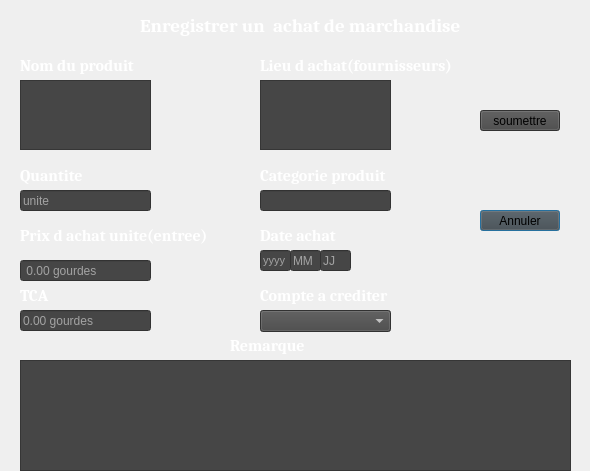
<?xml version="1.0" encoding="UTF-8"?>
<ui version="4.0">
 <class>achat</class>
 <widget class="QDialog" name="achat">
  <property name="geometry">
   <rect>
    <x>0</x>
    <y>0</y>
    <width>590</width>
    <height>471</height>
   </rect>
  </property>
  <property name="windowTitle">
   <string>achat</string>
  </property>
  <property name="windowIcon">
   <iconset resource="../../Documents/Menu/logo1.qrc">
    <normaloff>:/menu/logo1/logo.png</normaloff>:/menu/logo1/logo.png</iconset>
  </property>
  <widget class="QLabel" name="label">
   <property name="geometry">
    <rect>
     <x>140</x>
     <y>10</y>
     <width>341</width>
     <height>31</height>
    </rect>
   </property>
   <property name="font">
    <font>
     <family>Cambria</family>
     <pointsize>14</pointsize>
     <weight>75</weight>
     <bold>true</bold>
    </font>
   </property>
   <property name="styleSheet">
    <string notr="true">color: rgb(255, 255, 255);</string>
   </property>
   <property name="text">
    <string>Enregistrer un  achat de marchandise </string>
   </property>
  </widget>
  <widget class="QLabel" name="label_2">
   <property name="geometry">
    <rect>
     <x>20</x>
     <y>50</y>
     <width>121</width>
     <height>31</height>
    </rect>
   </property>
   <property name="font">
    <font>
     <family>Cambria</family>
     <pointsize>12</pointsize>
     <weight>75</weight>
     <bold>true</bold>
    </font>
   </property>
   <property name="styleSheet">
    <string notr="true">color: rgb(255, 255, 255);</string>
   </property>
   <property name="text">
    <string>Nom du produit</string>
   </property>
  </widget>
  <widget class="QLabel" name="label_3">
   <property name="geometry">
    <rect>
     <x>20</x>
     <y>280</y>
     <width>51</width>
     <height>31</height>
    </rect>
   </property>
   <property name="font">
    <font>
     <family>Cambria</family>
     <pointsize>12</pointsize>
     <weight>75</weight>
     <bold>true</bold>
    </font>
   </property>
   <property name="styleSheet">
    <string notr="true">color: rgb(255, 255, 255);</string>
   </property>
   <property name="text">
    <string>TCA</string>
   </property>
  </widget>
  <widget class="QLabel" name="label_4">
   <property name="geometry">
    <rect>
     <x>20</x>
     <y>160</y>
     <width>121</width>
     <height>31</height>
    </rect>
   </property>
   <property name="font">
    <font>
     <family>Cambria</family>
     <pointsize>12</pointsize>
     <weight>75</weight>
     <bold>true</bold>
    </font>
   </property>
   <property name="styleSheet">
    <string notr="true">color: rgb(255, 255, 255);</string>
   </property>
   <property name="text">
    <string>Quantite </string>
   </property>
  </widget>
  <widget class="QLabel" name="label_5">
   <property name="geometry">
    <rect>
     <x>20</x>
     <y>220</y>
     <width>201</width>
     <height>31</height>
    </rect>
   </property>
   <property name="font">
    <font>
     <family>Cambria</family>
     <pointsize>12</pointsize>
     <weight>75</weight>
     <bold>true</bold>
    </font>
   </property>
   <property name="styleSheet">
    <string notr="true">color: rgb(255, 255, 255);</string>
   </property>
   <property name="text">
    <string>Prix d achat unite(entree)</string>
   </property>
  </widget>
  <widget class="QPushButton" name="pushButton">
   <property name="geometry">
    <rect>
     <x>480</x>
     <y>210</y>
     <width>80</width>
     <height>21</height>
    </rect>
   </property>
   <property name="styleSheet">
    <string notr="true">background-color: rgb(70, 70, 70);</string>
   </property>
   <property name="text">
    <string>Annuler</string>
   </property>
  </widget>
  <widget class="QPushButton" name="acheter">
   <property name="geometry">
    <rect>
     <x>480</x>
     <y>110</y>
     <width>80</width>
     <height>21</height>
    </rect>
   </property>
   <property name="styleSheet">
    <string notr="true">background-color: rgb(70, 70, 70);</string>
   </property>
   <property name="text">
    <string>soumettre</string>
   </property>
  </widget>
  <widget class="QLabel" name="label_6">
   <property name="geometry">
    <rect>
     <x>260</x>
     <y>220</y>
     <width>131</width>
     <height>31</height>
    </rect>
   </property>
   <property name="font">
    <font>
     <family>Cambria</family>
     <pointsize>12</pointsize>
     <weight>75</weight>
     <bold>true</bold>
    </font>
   </property>
   <property name="styleSheet">
    <string notr="true">color: rgb(255, 255, 255);</string>
   </property>
   <property name="text">
    <string>Date achat</string>
   </property>
  </widget>
  <widget class="QLabel" name="label_7">
   <property name="geometry">
    <rect>
     <x>260</x>
     <y>50</y>
     <width>201</width>
     <height>31</height>
    </rect>
   </property>
   <property name="font">
    <font>
     <family>Cambria</family>
     <pointsize>12</pointsize>
     <weight>75</weight>
     <bold>true</bold>
    </font>
   </property>
   <property name="styleSheet">
    <string notr="true">color: rgb(255, 255, 255);</string>
   </property>
   <property name="text">
    <string>Lieu d achat(fournisseurs)</string>
   </property>
  </widget>
  <widget class="QLabel" name="label_8">
   <property name="geometry">
    <rect>
     <x>260</x>
     <y>160</y>
     <width>141</width>
     <height>31</height>
    </rect>
   </property>
   <property name="font">
    <font>
     <family>Cambria</family>
     <pointsize>12</pointsize>
     <weight>75</weight>
     <bold>true</bold>
    </font>
   </property>
   <property name="styleSheet">
    <string notr="true">color: rgb(255, 255, 255);</string>
   </property>
   <property name="text">
    <string>Categorie produit</string>
   </property>
  </widget>
  <widget class="QLineEdit" name="categorie">
   <property name="geometry">
    <rect>
     <x>260</x>
     <y>190</y>
     <width>131</width>
     <height>21</height>
    </rect>
   </property>
   <property name="styleSheet">
    <string notr="true">background-color: rgb(70, 70, 70);
color: rgb(255, 255, 255);</string>
   </property>
   <property name="clearButtonEnabled">
    <bool>true</bool>
   </property>
  </widget>
  <widget class="QLabel" name="label_9">
   <property name="geometry">
    <rect>
     <x>230</x>
     <y>330</y>
     <width>131</width>
     <height>31</height>
    </rect>
   </property>
   <property name="font">
    <font>
     <family>Cambria</family>
     <pointsize>12</pointsize>
     <weight>75</weight>
     <bold>true</bold>
    </font>
   </property>
   <property name="styleSheet">
    <string notr="true">color: rgb(255, 255, 255);</string>
   </property>
   <property name="text">
    <string>Remarque</string>
   </property>
  </widget>
  <widget class="QLineEdit" name="quantite">
   <property name="geometry">
    <rect>
     <x>20</x>
     <y>190</y>
     <width>131</width>
     <height>21</height>
    </rect>
   </property>
   <property name="styleSheet">
    <string notr="true">background-color: rgb(70, 70, 70);
color: rgb(255, 255, 255);</string>
   </property>
   <property name="placeholderText">
    <string>unite</string>
   </property>
   <property name="clearButtonEnabled">
    <bool>true</bool>
   </property>
  </widget>
  <widget class="QLineEdit" name="prix">
   <property name="geometry">
    <rect>
     <x>20</x>
     <y>260</y>
     <width>131</width>
     <height>21</height>
    </rect>
   </property>
   <property name="styleSheet">
    <string notr="true">background-color: rgb(70, 70, 70);
color: rgb(255, 255, 255);</string>
   </property>
   <property name="placeholderText">
    <string> 0.00 gourdes</string>
   </property>
   <property name="clearButtonEnabled">
    <bool>true</bool>
   </property>
  </widget>
  <widget class="QLineEdit" name="tca">
   <property name="geometry">
    <rect>
     <x>20</x>
     <y>310</y>
     <width>131</width>
     <height>21</height>
    </rect>
   </property>
   <property name="styleSheet">
    <string notr="true">background-color: rgb(70, 70, 70);
color: rgb(255, 255, 255);</string>
   </property>
   <property name="dragEnabled">
    <bool>false</bool>
   </property>
   <property name="placeholderText">
    <string>0.00 gourdes</string>
   </property>
   <property name="clearButtonEnabled">
    <bool>true</bool>
   </property>
  </widget>
  <widget class="QTextEdit" name="nomproduit">
   <property name="geometry">
    <rect>
     <x>20</x>
     <y>80</y>
     <width>131</width>
     <height>70</height>
    </rect>
   </property>
   <property name="styleSheet">
    <string notr="true">background-color: rgb(70, 70, 70);
color: rgb(255, 255, 255);</string>
   </property>
  </widget>
  <widget class="QTextEdit" name="fournisseur">
   <property name="geometry">
    <rect>
     <x>260</x>
     <y>80</y>
     <width>131</width>
     <height>70</height>
    </rect>
   </property>
   <property name="styleSheet">
    <string notr="true">background-color: rgb(70, 70, 70);
color: rgb(255, 255, 255);</string>
   </property>
  </widget>
  <widget class="QTextEdit" name="remarque">
   <property name="geometry">
    <rect>
     <x>20</x>
     <y>360</y>
     <width>551</width>
     <height>111</height>
    </rect>
   </property>
   <property name="font">
    <font>
     <family>Cambria</family>
     <pointsize>12</pointsize>
     <weight>75</weight>
     <bold>true</bold>
    </font>
   </property>
   <property name="styleSheet">
    <string notr="true">background-color: rgb(70, 70, 70);
color: rgb(255, 255, 255);</string>
   </property>
  </widget>
  <widget class="QLineEdit" name="mois">
   <property name="geometry">
    <rect>
     <x>290</x>
     <y>250</y>
     <width>31</width>
     <height>21</height>
    </rect>
   </property>
   <property name="styleSheet">
    <string notr="true">background-color: rgb(70, 70, 70);
color: rgb(255, 255, 255);</string>
   </property>
   <property name="maxLength">
    <number>2</number>
   </property>
   <property name="placeholderText">
    <string>MM</string>
   </property>
  </widget>
  <widget class="QLineEdit" name="jour">
   <property name="geometry">
    <rect>
     <x>320</x>
     <y>250</y>
     <width>31</width>
     <height>21</height>
    </rect>
   </property>
   <property name="styleSheet">
    <string notr="true">background-color: rgb(70, 70, 70);
color: rgb(255, 255, 255);</string>
   </property>
   <property name="maxLength">
    <number>2</number>
   </property>
   <property name="placeholderText">
    <string>JJ</string>
   </property>
  </widget>
  <widget class="QLineEdit" name="anne">
   <property name="geometry">
    <rect>
     <x>260</x>
     <y>250</y>
     <width>31</width>
     <height>21</height>
    </rect>
   </property>
   <property name="font">
    <font>
     <pointsize>8</pointsize>
     <weight>50</weight>
     <bold>false</bold>
     <underline>false</underline>
     <strikeout>false</strikeout>
    </font>
   </property>
   <property name="tabletTracking">
    <bool>true</bool>
   </property>
   <property name="contextMenuPolicy">
    <enum>Qt::DefaultContextMenu</enum>
   </property>
   <property name="autoFillBackground">
    <bool>false</bool>
   </property>
   <property name="styleSheet">
    <string notr="true">background-color: rgb(70, 70, 70);
color: rgb(255, 255, 255);</string>
   </property>
   <property name="text">
    <string/>
   </property>
   <property name="maxLength">
    <number>4</number>
   </property>
   <property name="placeholderText">
    <string>yyyy</string>
   </property>
  </widget>
  <widget class="QLabel" name="fond">
   <property name="geometry">
    <rect>
     <x>-70</x>
     <y>-10</y>
     <width>671</width>
     <height>511</height>
    </rect>
   </property>
   <property name="text">
    <string/>
   </property>
   <property name="pixmap">
    <pixmap resource="../../Documents/Menu/lgo2.qrc">:/menu/logo/lgoo.png</pixmap>
   </property>
   <property name="scaledContents">
    <bool>true</bool>
   </property>
  </widget>
  <widget class="QLabel" name="label_10">
   <property name="geometry">
    <rect>
     <x>260</x>
     <y>280</y>
     <width>141</width>
     <height>31</height>
    </rect>
   </property>
   <property name="font">
    <font>
     <family>Cambria</family>
     <pointsize>12</pointsize>
     <weight>75</weight>
     <bold>true</bold>
    </font>
   </property>
   <property name="styleSheet">
    <string notr="true">color: rgb(255, 255, 255);</string>
   </property>
   <property name="text">
    <string>Compte a crediter</string>
   </property>
  </widget>
  <widget class="QComboBox" name="comboBox">
   <property name="geometry">
    <rect>
     <x>260</x>
     <y>310</y>
     <width>131</width>
     <height>22</height>
    </rect>
   </property>
   <property name="styleSheet">
    <string notr="true">background-color: rgb(70, 70, 70);
color: rgb(255, 255, 255);</string>
   </property>
   <item>
    <property name="text">
     <string/>
    </property>
   </item>
   <item>
    <property name="text">
     <string>Vente</string>
    </property>
   </item>
   <item>
    <property name="text">
     <string>Personnel</string>
    </property>
   </item>
  </widget>
  <zorder>fond</zorder>
  <zorder>label</zorder>
  <zorder>label_2</zorder>
  <zorder>label_3</zorder>
  <zorder>label_4</zorder>
  <zorder>label_5</zorder>
  <zorder>pushButton</zorder>
  <zorder>acheter</zorder>
  <zorder>label_6</zorder>
  <zorder>label_7</zorder>
  <zorder>label_8</zorder>
  <zorder>categorie</zorder>
  <zorder>label_9</zorder>
  <zorder>quantite</zorder>
  <zorder>prix</zorder>
  <zorder>tca</zorder>
  <zorder>nomproduit</zorder>
  <zorder>fournisseur</zorder>
  <zorder>remarque</zorder>
  <zorder>mois</zorder>
  <zorder>jour</zorder>
  <zorder>anne</zorder>
  <zorder>label_10</zorder>
  <zorder>comboBox</zorder>
 </widget>
 <resources>
  <include location="../../Documents/Menu/logo1.qrc"/>
  <include location="../../Documents/Menu/lgo2.qrc"/>
 </resources>
 <connections/>
</ui>
